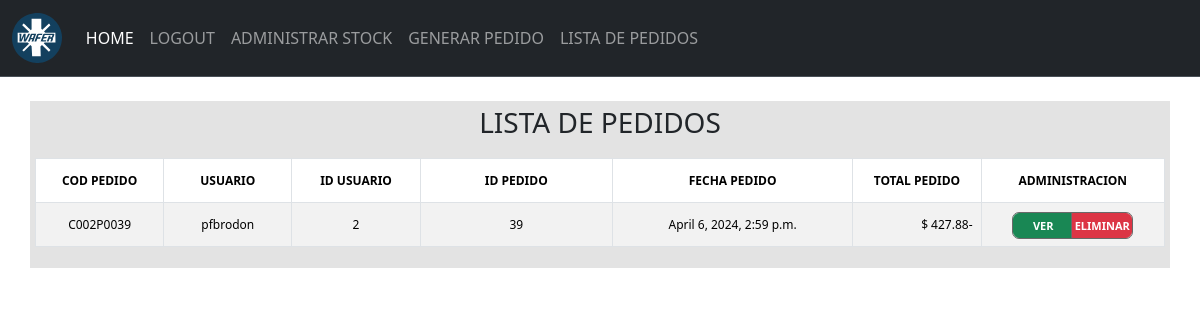
The page /listapedidos/ (signed in) on the database its author committed.
### stock/models.py (models this page shows, shortened)
class Pedidosnumtest(models.Model):
    pedidoUser = models.CharField(max_length=50)
    pedidoIdUser = models.IntegerField()
    pedidoFecha = models.DateTimeField(auto_now_add=True)
    pedidoTotal = models.FloatField(default=0.0)
    pedidoCodigo = models.CharField(max_length=10, unique=True)

### stock/views.py (the view)
# urls.py: path('listapedidos/', views.listapedidos, name='listapedidos'),
@login_required
def listapedidos(request):
    if request.method == 'GET':
        pedidos = Pedidosnumtest.objects.all()
        return render(request, 'listapedidos.html',{
            'pedidos':pedidos
        })

### stock/context_processor.py (called while the page is built)
def total_carrito(request):
    total = 0
    if request.user.is_authenticated:
        if "carrito" in request.session.keys():
            for key, value in request.session["carrito"].items():
                total += float(value["acumulado"])
    total = round(total, 2)
    return {"total_carrito": total}

### stock/templates/listapedidos.html (shortened to what this page needs)
{% extends 'base.html' %} {% block content %} {% load static %}
<link rel="stylesheet" href="{% static '/css/listapedidos.css' %}">
<link rel="stylesheet" href="https://cdnjs.cloudflare.com/ajax/libs/animate.css/4.1.1/animate.min.css" />
<div class="container">
    <div class="row">
        <div class="col-12" style="background-color: #e3e3e3; padding: 5px;">
            <h3 class="animate__animated animate__backInRight">LISTA DE PEDIDOS</h3>
        </div>
    </div>
    <div class="row">
        <div class="col-12" style="background-color: #e3e3e3; padding: 5px;">
            <div class="table-responsive">
                <form action="">
                    <table id="tablapedidos" class="table table-striped table-bordered table-hover">
                        <thead>
                            <tr class="encabezados">
                                <th scope="col">COD PEDIDO</th>
                                <th scope="col">USUARIO</th>
                                <th scope="col">ID USUARIO</th>
                                <th scope="col" class="text-center">ID PEDIDO</th>
                                <th scope="col">FECHA PEDIDO</th>
                                <th scope="col" class="text-center">TOTAL PEDIDO</th>
                                <th scope="col">ADMINISTRACION</th>
                            </tr>
                        </thead>
                        <tbody>
                            {% for pedido in pedidos %}
                            <tr class="contenido">
                                <td scope="row">{{ pedido.pedidoCodigo }}</td>
                                <td>{{ pedido.pedidoUser }}</td>
                                <td>{{ pedido.pedidoIdUser }}</td>
                                <td class=" text-center">{{ pedido.id }}</td>
                                <td>{{ pedido.pedidoFecha }}</td>
                                <td>$ {{ pedido.pedidoTotal }}-</td>
                                <td>
                                    <div class="btn-group">
                                        <a href="{% url 'pedidodetalle' id=pedido.id %}" class="btn btn-success">VER</a>
                                        <a href="{% url 'pedidodelete' id=pedido.id %}" class="btn btn-danger">ELIMINAR</a>
                                    </div>
                                </td>
                            </tr>
                            {% endfor %}
                        </tbody>
                    </table>
                </form>
            </div>
        </div>
    </div>
</div>
{% endblock %}

### stock/static/css/listapedidos.css (style rules this page uses)
.col-12 { text-align: center; }
.table { font-size: 13px; width: 100%; border-collapse: collapse; line-height: 27px; padding: 2px; }
.table td:nth-child(1), .table th:nth-child(1) { width: 8%; }
.table td:nth-child(2), .table th:nth-child(2) { width: 8%; }
.table td:nth-child(3), .table th:nth-child(3) { width: 8%; }
.table td:nth-child(4), .table th:nth-child(4) { width: 12%; text-align: center; }
.table td:nth-child(5), .table th:nth-child(5) { width: 15%; text-align: center; }
.table td:nth-child(6), .table th:nth-child(6) { width: 8%; text-align: right; }
.table td:nth-child(7), .table th:nth-child(7) { width: 10%; text-align: center; }
.btn-danger { width: 60px; height: 25px; ; padding: 1px; font-size: 11px; font-weight: bold; text-align: center; line-height: 22px; justify-content: center; vertical-align: middle; outline-color: dimgrey; outline-style: solid; outline-width: 1px; }
.btn-success { width: 60px; height: 25px; ; padding: 1px; font-size: 11px; font-weight: bold; text-align: center; line-height: 22px; justify-content: center; vertical-align: middle; outline-color: dimgrey; outline-style: solid; outline-width: 1px; }
th { font-size: 12px; }
td { font-size: 12px; }

### rows shown on the page
Pedidosnumtest: pedidoCodigo "C002P0039", pedidoUser "pfbrodon", pedidoIdUser "2", id "39", pedidoFecha "April 6, 2024, 2:59 p.m.", pedidoTotal "427.88"
